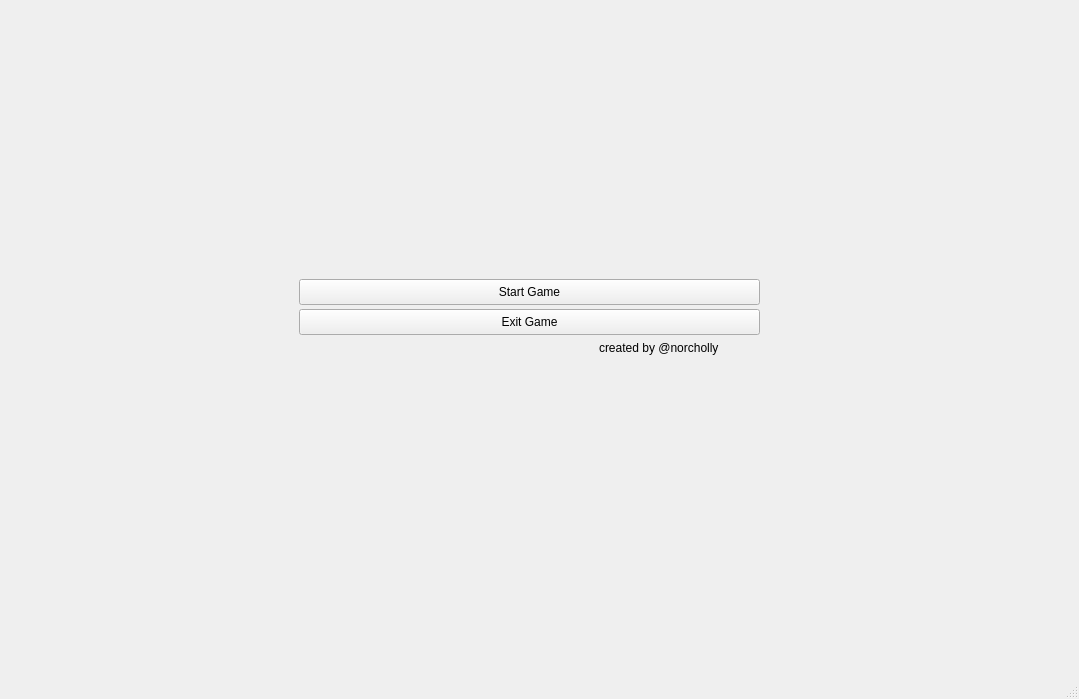
<?xml version="1.0" encoding="UTF-8"?>
<ui version="4.0">
 <class>MainWindow</class>
 <widget class="QMainWindow" name="MainWindow">
  <property name="geometry">
   <rect>
    <x>0</x>
    <y>0</y>
    <width>1079</width>
    <height>699</height>
   </rect>
  </property>
  <property name="windowTitle">
   <string>C++ RPG Game</string>
  </property>
  <widget class="QWidget" name="centralwidget">
   <layout class="QHBoxLayout" name="horizontalLayout">
    <item>
     <widget class="QStackedWidget" name="stackedWidget">
      <widget class="QWidget" name="Main">
       <widget class="QPushButton" name="startGameBtn">
        <property name="geometry">
         <rect>
          <x>290</x>
          <y>270</y>
          <width>461</width>
          <height>26</height>
         </rect>
        </property>
        <property name="text">
         <string>Start Game</string>
        </property>
       </widget>
       <widget class="QPushButton" name="exitGameBtn">
        <property name="geometry">
         <rect>
          <x>290</x>
          <y>300</y>
          <width>461</width>
          <height>26</height>
         </rect>
        </property>
        <property name="text">
         <string>Exit Game</string>
        </property>
       </widget>
       <widget class="QLabel" name="label">
        <property name="geometry">
         <rect>
          <x>590</x>
          <y>330</y>
          <width>161</width>
          <height>18</height>
         </rect>
        </property>
        <property name="text">
         <string>created by @norcholly</string>
        </property>
       </widget>
      </widget>
      <widget class="QWidget" name="InputName">
       <widget class="QLineEdit" name="nameInput">
        <property name="geometry">
         <rect>
          <x>380</x>
          <y>280</y>
          <width>321</width>
          <height>26</height>
         </rect>
        </property>
       </widget>
       <widget class="QLabel" name="yourWarriorsName">
        <property name="geometry">
         <rect>
          <x>230</x>
          <y>280</y>
          <width>151</width>
          <height>21</height>
         </rect>
        </property>
        <property name="text">
         <string>Your Warrior's Name:</string>
        </property>
       </widget>
       <widget class="QPushButton" name="startWithNameBtn">
        <property name="geometry">
         <rect>
          <x>710</x>
          <y>280</y>
          <width>88</width>
          <height>26</height>
         </rect>
        </property>
        <property name="text">
         <string>Start</string>
        </property>
       </widget>
      </widget>
      <widget class="QWidget" name="Battle">
       <widget class="QTextBrowser" name="consoleArea">
        <property name="geometry">
         <rect>
          <x>140</x>
          <y>70</y>
          <width>782</width>
          <height>440</height>
         </rect>
        </property>
       </widget>
       <widget class="QPushButton" name="retreatBtn">
        <property name="geometry">
         <rect>
          <x>140</x>
          <y>580</y>
          <width>782</width>
          <height>26</height>
         </rect>
        </property>
        <property name="text">
         <string>Retreat</string>
        </property>
       </widget>
       <widget class="QPushButton" name="attackBtn">
        <property name="geometry">
         <rect>
          <x>140</x>
          <y>516</y>
          <width>782</width>
          <height>26</height>
         </rect>
        </property>
        <property name="text">
         <string>Attack</string>
        </property>
       </widget>
       <widget class="QPushButton" name="healBtn">
        <property name="geometry">
         <rect>
          <x>140</x>
          <y>548</y>
          <width>782</width>
          <height>26</height>
         </rect>
        </property>
        <property name="text">
         <string>Drink Heal Potion</string>
        </property>
       </widget>
       <widget class="QTextBrowser" name="hpShowOnBattle">
        <property name="geometry">
         <rect>
          <x>140</x>
          <y>20</y>
          <width>385</width>
          <height>40</height>
         </rect>
        </property>
       </widget>
       <widget class="QTextBrowser" name="goldShowOnBattle">
        <property name="geometry">
         <rect>
          <x>540</x>
          <y>20</y>
          <width>385</width>
          <height>40</height>
         </rect>
        </property>
       </widget>
      </widget>
      <widget class="QWidget" name="Tutorial">
       <layout class="QVBoxLayout" name="verticalLayout_2">
        <item>
         <widget class="QTextBrowser" name="tutorialArea"/>
        </item>
        <item>
         <widget class="QPushButton" name="continueBtn">
          <property name="text">
           <string>Continue</string>
          </property>
         </widget>
        </item>
       </layout>
      </widget>
      <widget class="QWidget" name="Game">
       <widget class="QTextBrowser" name="levelShow">
        <property name="geometry">
         <rect>
          <x>150</x>
          <y>90</y>
          <width>785</width>
          <height>40</height>
         </rect>
        </property>
       </widget>
       <widget class="QPushButton" name="goToBattleBtn">
        <property name="geometry">
         <rect>
          <x>150</x>
          <y>424</y>
          <width>785</width>
          <height>26</height>
         </rect>
        </property>
        <property name="text">
         <string>Go to Battle</string>
        </property>
       </widget>
       <widget class="QPushButton" name="inventoryBtn">
        <property name="geometry">
         <rect>
          <x>150</x>
          <y>488</y>
          <width>785</width>
          <height>26</height>
         </rect>
        </property>
        <property name="text">
         <string>Inventory</string>
        </property>
       </widget>
       <widget class="QTextBrowser" name="goldShow">
        <property name="geometry">
         <rect>
          <x>150</x>
          <y>240</y>
          <width>785</width>
          <height>40</height>
         </rect>
        </property>
       </widget>
       <widget class="QTextBrowser" name="dpShow">
        <property name="geometry">
         <rect>
          <x>150</x>
          <y>190</y>
          <width>785</width>
          <height>40</height>
         </rect>
        </property>
       </widget>
       <widget class="QPushButton" name="suicideBtn">
        <property name="geometry">
         <rect>
          <x>150</x>
          <y>552</y>
          <width>785</width>
          <height>26</height>
         </rect>
        </property>
        <property name="text">
         <string>Suicide</string>
        </property>
       </widget>
       <widget class="QTextBrowser" name="nameShow">
        <property name="geometry">
         <rect>
          <x>150</x>
          <y>40</y>
          <width>785</width>
          <height>40</height>
         </rect>
        </property>
       </widget>
       <widget class="QTextBrowser" name="hpShow">
        <property name="geometry">
         <rect>
          <x>150</x>
          <y>140</y>
          <width>785</width>
          <height>40</height>
         </rect>
        </property>
       </widget>
       <widget class="QPushButton" name="sleepBtn">
        <property name="geometry">
         <rect>
          <x>150</x>
          <y>520</y>
          <width>785</width>
          <height>26</height>
         </rect>
        </property>
        <property name="text">
         <string>Sleep</string>
        </property>
       </widget>
       <widget class="QPushButton" name="shopBtn">
        <property name="geometry">
         <rect>
          <x>150</x>
          <y>456</y>
          <width>785</width>
          <height>26</height>
         </rect>
        </property>
        <property name="text">
         <string>Shop</string>
        </property>
       </widget>
       <widget class="QTextBrowser" name="scoreShow">
        <property name="geometry">
         <rect>
          <x>150</x>
          <y>290</y>
          <width>785</width>
          <height>40</height>
         </rect>
        </property>
       </widget>
       <widget class="QTextBrowser" name="dayShow">
        <property name="geometry">
         <rect>
          <x>150</x>
          <y>340</y>
          <width>785</width>
          <height>40</height>
         </rect>
        </property>
       </widget>
      </widget>
      <widget class="QWidget" name="Inventory">
       <widget class="QTextBrowser" name="invSlot_3">
        <property name="geometry">
         <rect>
          <x>800</x>
          <y>100</y>
          <width>251</width>
          <height>41</height>
         </rect>
        </property>
       </widget>
       <widget class="QTextBrowser" name="invSlot_2">
        <property name="geometry">
         <rect>
          <x>540</x>
          <y>100</y>
          <width>251</width>
          <height>41</height>
         </rect>
        </property>
       </widget>
       <widget class="QTextBrowser" name="invSlot_1">
        <property name="geometry">
         <rect>
          <x>280</x>
          <y>100</y>
          <width>251</width>
          <height>41</height>
         </rect>
        </property>
       </widget>
       <widget class="QTextBrowser" name="invSlot_0">
        <property name="geometry">
         <rect>
          <x>20</x>
          <y>100</y>
          <width>251</width>
          <height>41</height>
         </rect>
        </property>
       </widget>
       <widget class="QTextBrowser" name="invSlot_4">
        <property name="geometry">
         <rect>
          <x>20</x>
          <y>150</y>
          <width>251</width>
          <height>41</height>
         </rect>
        </property>
       </widget>
       <widget class="QTextBrowser" name="invSlot_5">
        <property name="geometry">
         <rect>
          <x>280</x>
          <y>150</y>
          <width>251</width>
          <height>41</height>
         </rect>
        </property>
       </widget>
       <widget class="QTextBrowser" name="invSlot_6">
        <property name="geometry">
         <rect>
          <x>540</x>
          <y>150</y>
          <width>251</width>
          <height>41</height>
         </rect>
        </property>
       </widget>
       <widget class="QTextBrowser" name="invSlot_7">
        <property name="geometry">
         <rect>
          <x>800</x>
          <y>150</y>
          <width>251</width>
          <height>41</height>
         </rect>
        </property>
       </widget>
       <widget class="QTextBrowser" name="invSlot_8">
        <property name="geometry">
         <rect>
          <x>20</x>
          <y>200</y>
          <width>251</width>
          <height>41</height>
         </rect>
        </property>
       </widget>
       <widget class="QTextBrowser" name="invSlot_9">
        <property name="geometry">
         <rect>
          <x>280</x>
          <y>200</y>
          <width>251</width>
          <height>41</height>
         </rect>
        </property>
       </widget>
       <widget class="QTextBrowser" name="invSlot_10">
        <property name="geometry">
         <rect>
          <x>540</x>
          <y>200</y>
          <width>251</width>
          <height>41</height>
         </rect>
        </property>
       </widget>
       <widget class="QTextBrowser" name="invSlot_11">
        <property name="geometry">
         <rect>
          <x>800</x>
          <y>200</y>
          <width>251</width>
          <height>41</height>
         </rect>
        </property>
       </widget>
       <widget class="QTextBrowser" name="invSlot_12">
        <property name="geometry">
         <rect>
          <x>20</x>
          <y>250</y>
          <width>251</width>
          <height>41</height>
         </rect>
        </property>
       </widget>
       <widget class="QTextBrowser" name="invSlot_13">
        <property name="geometry">
         <rect>
          <x>280</x>
          <y>250</y>
          <width>251</width>
          <height>41</height>
         </rect>
        </property>
       </widget>
       <widget class="QTextBrowser" name="invSlot_14">
        <property name="geometry">
         <rect>
          <x>540</x>
          <y>250</y>
          <width>251</width>
          <height>41</height>
         </rect>
        </property>
       </widget>
       <widget class="QTextBrowser" name="invSlot_15">
        <property name="geometry">
         <rect>
          <x>800</x>
          <y>250</y>
          <width>251</width>
          <height>41</height>
         </rect>
        </property>
       </widget>
       <widget class="QPushButton" name="turnBackBtn">
        <property name="geometry">
         <rect>
          <x>20</x>
          <y>60</y>
          <width>1031</width>
          <height>31</height>
         </rect>
        </property>
        <property name="text">
         <string>Turn to Back</string>
        </property>
       </widget>
      </widget>
      <widget class="QWidget" name="Shop">
       <widget class="QPushButton" name="buyDpBtn">
        <property name="geometry">
         <rect>
          <x>140</x>
          <y>350</y>
          <width>451</width>
          <height>31</height>
         </rect>
        </property>
        <property name="text">
         <string>Enhance your Sword</string>
        </property>
       </widget>
       <widget class="QPushButton" name="buyPotionBtn">
        <property name="geometry">
         <rect>
          <x>140</x>
          <y>270</y>
          <width>451</width>
          <height>31</height>
         </rect>
        </property>
        <property name="text">
         <string>Health Potion</string>
        </property>
       </widget>
       <widget class="QTextBrowser" name="dpArea">
        <property name="geometry">
         <rect>
          <x>600</x>
          <y>350</y>
          <width>291</width>
          <height>31</height>
         </rect>
        </property>
        <property name="html">
         <string>&lt;!DOCTYPE HTML PUBLIC &quot;-//W3C//DTD HTML 4.0//EN&quot; &quot;http://www.w3.org/TR/REC-html40/strict.dtd&quot;&gt;
&lt;html&gt;&lt;head&gt;&lt;meta name=&quot;qrichtext&quot; content=&quot;1&quot; /&gt;&lt;meta charset=&quot;utf-8&quot; /&gt;&lt;style type=&quot;text/css&quot;&gt;
p, li { white-space: pre-wrap; }
hr { height: 1px; border-width: 0; }
li.unchecked::marker { content: &quot;\2610&quot;; }
li.checked::marker { content: &quot;\2612&quot;; }
&lt;/style&gt;&lt;/head&gt;&lt;body style=&quot; font-family:'Ubuntu Sans'; font-size:11pt; font-weight:400; font-style:normal;&quot;&gt;
&lt;p align=&quot;right&quot; style=&quot; margin-top:0px; margin-bottom:0px; margin-left:0px; margin-right:0px; -qt-block-indent:0; text-indent:0px;&quot;&gt;50G (Permanent +20DP)&lt;/p&gt;&lt;/body&gt;&lt;/html&gt;</string>
        </property>
       </widget>
       <widget class="QPushButton" name="backBtn">
        <property name="geometry">
         <rect>
          <x>140</x>
          <y>230</y>
          <width>451</width>
          <height>31</height>
         </rect>
        </property>
        <property name="text">
         <string>Turn to Back</string>
        </property>
       </widget>
       <widget class="QTextBrowser" name="yourGoldArea">
        <property name="geometry">
         <rect>
          <x>600</x>
          <y>230</y>
          <width>291</width>
          <height>31</height>
         </rect>
        </property>
        <property name="html">
         <string>&lt;!DOCTYPE HTML PUBLIC &quot;-//W3C//DTD HTML 4.0//EN&quot; &quot;http://www.w3.org/TR/REC-html40/strict.dtd&quot;&gt;
&lt;html&gt;&lt;head&gt;&lt;meta name=&quot;qrichtext&quot; content=&quot;1&quot; /&gt;&lt;meta charset=&quot;utf-8&quot; /&gt;&lt;style type=&quot;text/css&quot;&gt;
p, li { white-space: pre-wrap; }
hr { height: 1px; border-width: 0; }
li.unchecked::marker { content: &quot;\2610&quot;; }
li.checked::marker { content: &quot;\2612&quot;; }
&lt;/style&gt;&lt;/head&gt;&lt;body style=&quot; font-family:'Ubuntu Sans'; font-size:11pt; font-weight:400; font-style:normal;&quot;&gt;
&lt;p align=&quot;right&quot; style=&quot;-qt-paragraph-type:empty; margin-top:0px; margin-bottom:0px; margin-left:0px; margin-right:0px; -qt-block-indent:0; text-indent:0px;&quot;&gt;&lt;br /&gt;&lt;/p&gt;&lt;/body&gt;&lt;/html&gt;</string>
        </property>
       </widget>
       <widget class="QPushButton" name="buyHpBtn">
        <property name="geometry">
         <rect>
          <x>140</x>
          <y>310</y>
          <width>451</width>
          <height>31</height>
         </rect>
        </property>
        <property name="text">
         <string>Enhance your Armor</string>
        </property>
       </widget>
       <widget class="QTextBrowser" name="hpArea">
        <property name="geometry">
         <rect>
          <x>600</x>
          <y>310</y>
          <width>291</width>
          <height>31</height>
         </rect>
        </property>
        <property name="html">
         <string>&lt;!DOCTYPE HTML PUBLIC &quot;-//W3C//DTD HTML 4.0//EN&quot; &quot;http://www.w3.org/TR/REC-html40/strict.dtd&quot;&gt;
&lt;html&gt;&lt;head&gt;&lt;meta name=&quot;qrichtext&quot; content=&quot;1&quot; /&gt;&lt;meta charset=&quot;utf-8&quot; /&gt;&lt;style type=&quot;text/css&quot;&gt;
p, li { white-space: pre-wrap; }
hr { height: 1px; border-width: 0; }
li.unchecked::marker { content: &quot;\2610&quot;; }
li.checked::marker { content: &quot;\2612&quot;; }
&lt;/style&gt;&lt;/head&gt;&lt;body style=&quot; font-family:'Ubuntu Sans'; font-size:11pt; font-weight:400; font-style:normal;&quot;&gt;
&lt;p align=&quot;right&quot; style=&quot; margin-top:0px; margin-bottom:0px; margin-left:0px; margin-right:0px; -qt-block-indent:0; text-indent:0px;&quot;&gt;70G (Permanent +20HP)&lt;/p&gt;&lt;/body&gt;&lt;/html&gt;</string>
        </property>
       </widget>
       <widget class="QTextBrowser" name="ptArea">
        <property name="geometry">
         <rect>
          <x>600</x>
          <y>270</y>
          <width>291</width>
          <height>31</height>
         </rect>
        </property>
        <property name="html">
         <string>&lt;!DOCTYPE HTML PUBLIC &quot;-//W3C//DTD HTML 4.0//EN&quot; &quot;http://www.w3.org/TR/REC-html40/strict.dtd&quot;&gt;
&lt;html&gt;&lt;head&gt;&lt;meta name=&quot;qrichtext&quot; content=&quot;1&quot; /&gt;&lt;meta charset=&quot;utf-8&quot; /&gt;&lt;style type=&quot;text/css&quot;&gt;
p, li { white-space: pre-wrap; }
hr { height: 1px; border-width: 0; }
li.unchecked::marker { content: &quot;\2610&quot;; }
li.checked::marker { content: &quot;\2612&quot;; }
&lt;/style&gt;&lt;/head&gt;&lt;body style=&quot; font-family:'Ubuntu Sans'; font-size:11pt; font-weight:400; font-style:normal;&quot;&gt;
&lt;p align=&quot;right&quot; style=&quot; margin-top:0px; margin-bottom:0px; margin-left:0px; margin-right:0px; -qt-block-indent:0; text-indent:0px;&quot;&gt;20G (Single Use +60HP)&lt;/p&gt;&lt;/body&gt;&lt;/html&gt;</string>
        </property>
       </widget>
      </widget>
      <widget class="QWidget" name="Suicide">
       <layout class="QVBoxLayout" name="verticalLayout">
        <item>
         <widget class="QTextBrowser" name="scoreArea"/>
        </item>
        <item>
         <widget class="QPushButton" name="mainMenuBtn">
          <property name="text">
           <string>Main Menu</string>
          </property>
         </widget>
        </item>
       </layout>
      </widget>
     </widget>
    </item>
   </layout>
  </widget>
  <widget class="QMenuBar" name="menubar">
   <property name="geometry">
    <rect>
     <x>0</x>
     <y>0</y>
     <width>1079</width>
     <height>23</height>
    </rect>
   </property>
  </widget>
  <widget class="QStatusBar" name="statusbar"/>
 </widget>
 <resources/>
 <connections/>
</ui>
